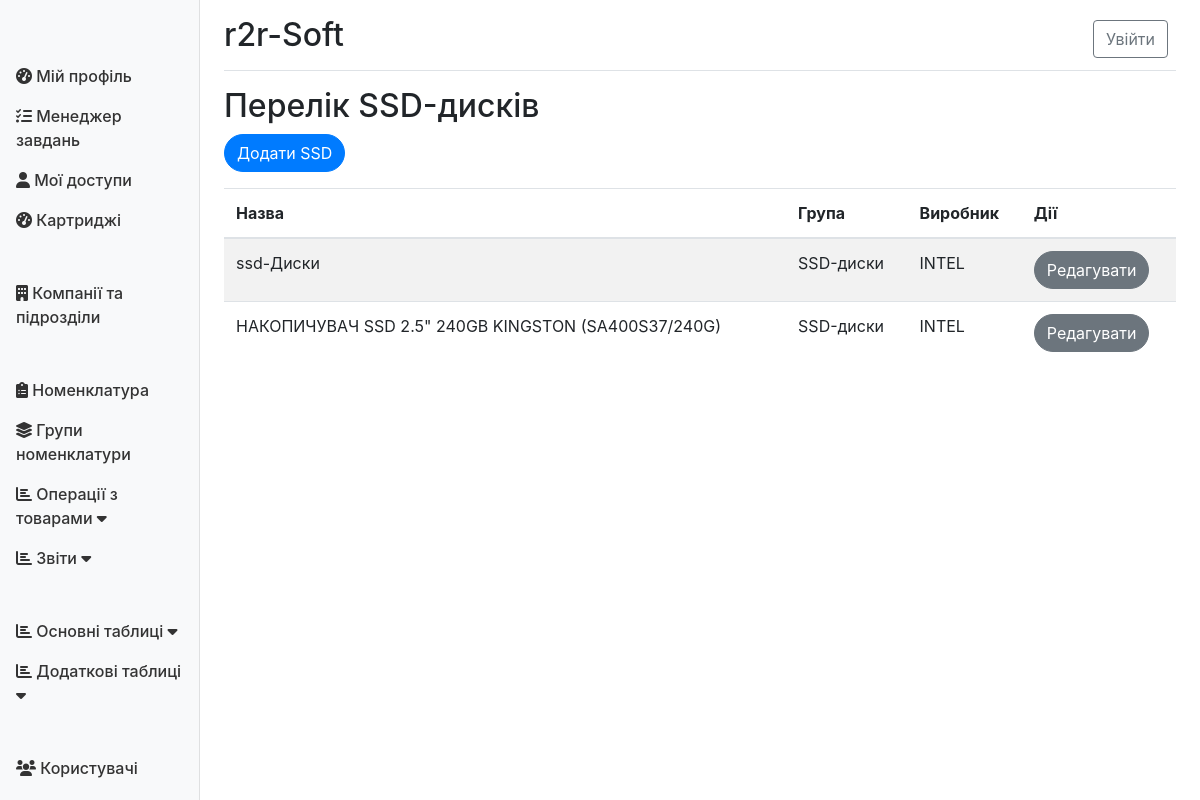
Page /nomenklatyra/ssds/ on the committed database.
### nomenklatyra/models.py (models this page shows, shortened)
class Product(models.Model):
    name = models.CharField(max_length=255, verbose_name='Назва номенклатури')
    group = models.ForeignKey(GroupNomenklatyra, on_delete=models.CASCADE, related_name='products', verbose_name='Група')
    manufacturer = models.ForeignKey(Manufacturer, on_delete=models.CASCADE, verbose_name='Виробник')
    class Meta:
        verbose_name = 'Номенклатура'
        verbose_name_plural = 'Номенклатура'

class SSD(Product):
    drive_type = models.ForeignKey(DriveType, on_delete=models.CASCADE, verbose_name='Тип накопичувача')
    capacity = models.CharField(max_length=255, blank=True, null=True, verbose_name='Обсяг пам\'яті')
    form_factor = models.ForeignKey(FormFactorHDD, on_delete=models.CASCADE, verbose_name='Форм-фактор SSD')
    interface = models.ForeignKey(HDDInterface, on_delete=models.CASCADE, verbose_name='Інтерфейс підключення SSD')
    class Meta:
        verbose_name = 'SSD'
        verbose_name_plural = 'SSD-диски'

class Product(models.Model):
    name = models.CharField(max_length=255, verbose_name='Назва номенклатури')
    group = models.ForeignKey(GroupNomenklatyra, on_delete=models.CASCADE, related_name='products', verbose_name='Група')
    manufacturer = models.ForeignKey(Manufacturer, on_delete=models.CASCADE, verbose_name='Виробник')
    class Meta:
        verbose_name = 'Номенклатура'
        verbose_name_plural = 'Номенклатура'

class GroupNomenklatyra(models.Model):
    name = models.CharField(max_length=255, verbose_name='Назва групи')
    class Meta:
        verbose_name = 'Група номенклатури'
        verbose_name_plural = 'Групи номенкла   тури'

class Manufacturer(models.Model):
    name = models.CharField(max_length=255, verbose_name='Назва виробника')
    class Meta:
        verbose_name = 'Виробник'
        verbose_name_plural = 'Виробники'
    def __str__(self):
        return self.name

### nomenklatyra/views.py (the view)
# urls.py: path('ssds/', SSDListView.as_view(), name='ssd_list'),
class SSDListView(ListView):
    model = SSD
    template_name = 'nomenklatyra/ssd_list.html'
    context_object_name = 'ssds'

### templates/nomenklatyra/ssd_list.html (shortened to what this page needs)
{% extends 'base.html' %}
{% block content %}
<h2>Перелік SSD-дисків</h2>
<a class="btn btn-primary mb-3" href="{% url 'ssd_create' %}">Додати SSD</a>
<table class="table table-striped">
    <thead>
        <tr>
            <th>Назва</th>
            <th>Група</th>
            <th>Виробник</th>
            <th>Дії</th>
        </tr>
    </thead>
    <tbody>
        {% for ssd in ssds %}
        <tr>
            <td>{{ ssd.name }}</td>
            <td>{{ ssd.group.name }}</td>
            <td>{{ ssd.manufacturer }}</td>
            <td>
                <a class="btn btn-secondary" href="{% url 'ssd_update' ssd.pk %}">Редагувати</a>
            </td>
        </tr>
        {% endfor %}
    </tbody>
</table>
{% endblock %}

### static/css/zapravka_custom.css (style rules this page uses)
.btn-primary, .btn-secondary { border-radius: 20px; }

### rows in the picture
SSD: name "ssd-Диски", group.name "SSD-диски", manufacturer "INTEL"
SSD: name "НАКОПИЧУВАЧ SSD 2.5\" 240GB KINGSTON (SA400S37/240G)", group.name "SSD-диски", manufacturer "INTEL"
